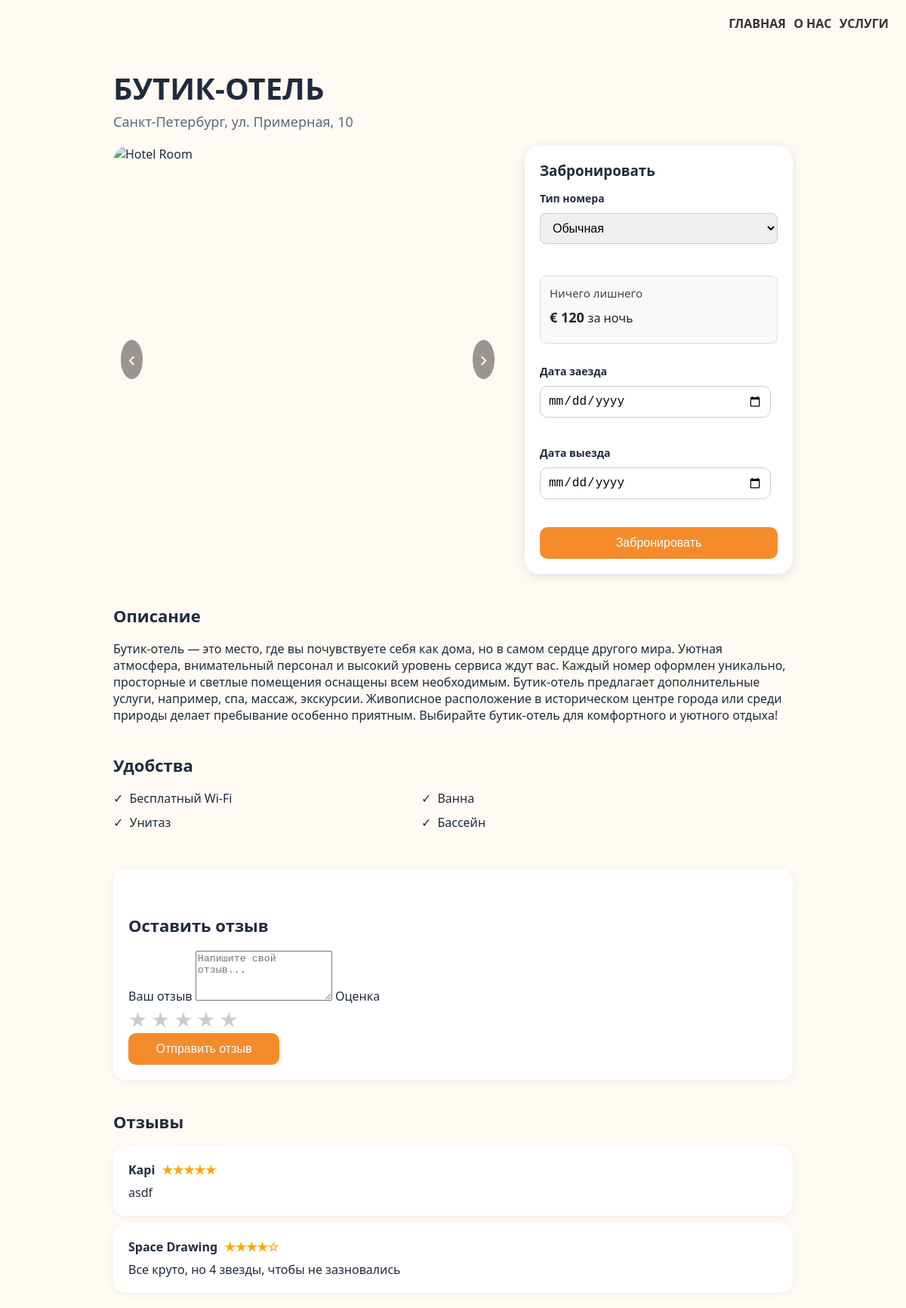
The page /hotel_menu/1 on the database its author committed.
### data/hotel.py (models this page shows)
class Hotel(SqlAlchemyBase):
    __tablename__ = 'hotel'
    id = sqlalchemy.Column(sqlalchemy.Integer, primary_key=True, autoincrement=True)
    image = sqlalchemy.Column(sqlalchemy.String)
    alternative = sqlalchemy.Column(sqlalchemy.String)
    title = sqlalchemy.Column(sqlalchemy.String)
    city = sqlalchemy.Column(sqlalchemy.String)
    price = sqlalchemy.Column(sqlalchemy.String)
    rating = sqlalchemy.Column(sqlalchemy.String)
    description = sqlalchemy.Column(sqlalchemy.String)
    conveniences = sqlalchemy.Column(sqlalchemy.String)
    reviews = orm.relationship("Review", back_populates="hotel")
    rooms = orm.relationship("Room", back_populates="hotel")

### data/room.py (models this page shows)
class Room(SqlAlchemyBase):
    __tablename__ = 'rooms'
    id = sqlalchemy.Column(sqlalchemy.Integer, primary_key=True, autoincrement=True)
    hotel_id = sqlalchemy.Column(sqlalchemy.Integer, sqlalchemy.ForeignKey('hotel.id'))
    hotel = orm.relationship('Hotel', back_populates='rooms')
    name = sqlalchemy.Column(sqlalchemy.String, nullable=False)
    description = sqlalchemy.Column(sqlalchemy.String)
    price = sqlalchemy.Column(sqlalchemy.Integer, nullable=False)
    capacity = sqlalchemy.Column(sqlalchemy.Integer, nullable=False)

### data/review.py (models this page shows)
class Review(SqlAlchemyBase):
    __tablename__ = 'review'
    id = sqlalchemy.Column(sqlalchemy.Integer, primary_key=True, autoincrement=True)
    text = sqlalchemy.Column(sqlalchemy.String, nullable=True, default='')
    rating = sqlalchemy.Column(sqlalchemy.Integer, nullable=True, default=0)
    username = sqlalchemy.Column(sqlalchemy.String, nullable=False)
    user_id = sqlalchemy.Column(sqlalchemy.Integer, sqlalchemy.ForeignKey("user.id"))
    user = orm.relationship("User", back_populates='reviews')
    hotel_id = sqlalchemy.Column(sqlalchemy.Integer, sqlalchemy.ForeignKey("hotel.id"))
    hotel = orm.relationship("Hotel", back_populates='reviews')

### main.py (the view, shortened to what this page needs)
@app.route("/hotel_menu/<index_hotel>", methods=["GET", "POST"])
def hotel_menu(index_hotel):
    db_sess = db_session.create_session()
    room_types = [i.__dict__ for i in db_sess.query(Room).filter(Room.hotel_id == index_hotel).all()]
    files = os.listdir(path=f"static/images_{index_hotel}")
    images = [
        url_for("static", filename=f"images_{index_hotel}/room{i}.jpg")
        for i in range(1, len(files) + 1)
    ]
    hotel_card = db_sess.query(Hotel).filter(Hotel.id == index_hotel).first().__dict__
    conveniences = hotel_card["conveniences"].split(';')
    reviews = [i.__dict__ for i in db_sess.query(Review).filter(Review.hotel_id == index_hotel).all()]
    return render_template("hotel_menu.html", images=images, hotel_card=hotel_card,
                           conveniences=conveniences, reviews=reviews, room_types=room_types)

### data/db_session.py (called while the page is built)
def create_session() -> Session:
    global __factory
    return __factory()

### templates/hotel_menu.html (shortened to what this page needs)
<!DOCTYPE html>
<html lang="ru">
  <head>
    <link rel="stylesheet" href="../static/styles/hotel_menu.css" />
  </head>
  <body>
    <header>
      <nav class="navbar">
        <div class="nav-links">
          <a href="/">ГЛАВНАЯ</a>
          <a href="#">О НАС</a>
          <a href="#">УСЛУГИ</a>
        </div>
      </nav>
    </header>
    <div class="container">
      <h1>{{ hotel_card["title"] }}</h1>
      <div class="subheading">{{ hotel_card["city"] }}, ул. Примерная, 10</div>
      <div class="top-section">
        <div class="hotel-img">
          <button class="carousel-btn prev" onclick="prevImage()">‹</button>
          <img id="carousel-image" src="{{ images[0] }}" alt="Hotel Room" />
          <button class="carousel-btn next" onclick="nextImage()">›</button>
        </div>
        <div class="booking-panel">
          <h3>Забронировать</h3>
          <form class="review-form" method="POST">
            <div class="input-group">
              <label for="room-select">Тип номера</label>
              <select id="room-select" name="room">
                {% for room in room_types %}
                <option value="{{ room.id }}" data-price="{{ room.price }}" data-description="{{ room.description }}">
                  {{ room.name }}
                </option>
                {% endfor %}
              </select>
            </div>
            <div class="room-details" id="room-details">
              <p id="room-description">{{ room_types[0].description }}</p>
              <div class="price">
                € <span id="room-price">{{ room_types[0].price }}</span>
                <span style="font-weight: normal; font-size: 16px">за ночь</span>
              </div>
            </div>
            <div class="input-group">
              <label for="checkin">Дата заезда</label>
              <input type="date" id="checkin" name="checkin" />
            </div>
            <div class="input-group">
              <label for="checkout">Дата выезда</label>
              <input type="date" id="checkout" name="checkout" />
            </div>
            <button class="book-btn">Забронировать</button>
        </div>
      </div>
      <div class="description">
        <h2>Описание</h2>
        <p>{{ hotel_card["description"] }}</p>
      </div>
      <div class="amenities">
        <h2>Удобства</h2>
        <ul>
          {% for convenience in conveniences %}
          <li>{{ convenience }}</li>
          {% endfor %}
        </ul>
      </div>
      <div class="reviews">
        <div class="leave-review">
          <h2>Оставить отзыв</h2>
          <form class="review-form" method="POST">
            <label for="review-text">Ваш отзыв</label>
            <textarea
              id="review-text"
              name="text"
              rows="4"
              placeholder="Напишите свой отзыв..."
            ></textarea>
            <label>Оценка</label>
            <div class="star-rating">
              <input type="radio" name="rating" id="star5" value="5" /><label
                for="star5"
                >★</label
              >
              <input type="radio" name="rating" id="star4" value="4" /><label
                for="star4"
                >★</label
              >
              <input type="radio" name="rating" id="star3" value="3" /><label
                for="star3"
                >★</label
              >
              <input type="radio" name="rating" id="star2" value="2" /><label
                for="star2"
                >★</label
              >
              <input type="radio" name="rating" id="star1" value="1" /><label
                for="star1"
                >★</label
              >
            </div>
            <button type="submit" class="submit-review">Отправить отзыв</button>
          </form>
        </div>
        <div class="review">
          <h2>Отзывы</h2>
          {% for review in reviews %}
          <div class="review-box">
            <strong
              >{{ review["username"] }}<span class="stars">
                {{ '★' * review["rating"] }}{{ '☆' * (5 - review["rating"]) }}
              </span></strong
            >
            {{ review["text"] }}
          </div>
          {% endfor %}
        </div>
      </div>
    </div>
  </body>
</html>

### static/styles/hotel_menu.css (style rules this page uses)
body { font-family: "Segoe UI", sans-serif; background-color: #fffaf3; color: #1f2b3d; margin: 0; padding: 20px; }
.container { max-width: 900px; margin: 0 auto; }
h1 { font-size: 40px; font-weight: 700; text-transform: uppercase; margin-bottom: 5px; }
h2 { font-size: 22px; margin-top: 40px; }
li { margin-bottom: 10px; }
.navbar { display: flex; justify-content: flex-end; gap: 20px; padding-bottom: 20px; font-weight: 600; }
.nav-links a { color: #333; text-decoration: none; font-weight: bold; margin: 3px; transition: color 0.3s ease; }
.subheading { font-size: 18px; color: #5a6b7d; margin-bottom: 20px; }
.top-section { display: flex; gap: 30px; flex-wrap: wrap; }
.hotel-img { flex: 1 1 50%; position: relative; border-radius: 20px; overflow: hidden; min-height: 350px; display: flex; align-items: center; justify-content: center; }
.hotel-img img { width: 100%; height: 100%; object-fit: cover; border-radius: 10px; }
.booking-panel { flex: 1 1 50%; display: flex; flex-direction: column; justify-content: center; }
.booking-panel select { width: 100%; padding: 10px 12px; font-size: 16px; border: 1px solid #ccc; border-radius: 8px; margin-bottom: 15px; box-sizing: border-box; }
.room-details { background-color: #f9f9f9; padding: 12px; border-radius: 8px; margin-bottom: 15px; border: 1px solid #ddd; }
.room-details p { margin: 0 0 10px 0; font-size: 15px; color: #444; }
.room-details .price { font-size: 18px; font-weight: bold; color: #222; }
.booking-panel .input-group label { display: block; margin-bottom: 6px; font-weight: bold; font-size: 14px; }
.booking-panel .input-group { margin-bottom: 15px; }
.carousel-btn { position: absolute; top: 50%; transform: translateY(-50%); background-color: rgba(0, 0, 0, 0.4); color: white; border: none; font-size: 28px; padding: 10px; cursor: pointer; border-radius: 50%; z-index: 10; }
.carousel-btn.prev { left: 10px; }
.carousel-btn.next { right: 10px; }
.booking-panel { flex: 1 1 250px; background-color: white; border-radius: 20px; padding: 20px; box-shadow: 0 4px 16px rgba(0, 0, 0, 0.1); animation: fadeIn 0.6s ease-in-out; }
.booking-panel h3 { margin: 0 0 15px; }
.booking-panel input { display: block; width: 90%; margin-bottom: 10px; padding: 10px; font-size: 16px; border-radius: 10px; border: 1px solid #ccc; transition: border-color 0.4s ease; }
.input-group { display: flex; flex-direction: column; gap: 4px; }
.price { font-size: 22px; font-weight: bold; margin: 10px 0; }
.book-btn { background-color: #f68b2c; color: white; padding: 12px; width: 100%; border: none; border-radius: 10px; font-size: 16px; cursor: pointer; transition: background-color 0.4s ease; }
.description, .amenities, .reviews { margin-top: 30px; }
.amenities ul { list-style: none; padding-left: 0; columns: 2; max-width: 800px; }
.amenities li::before { content: "\2713"; color: #1f2b3d; padding-right: 8px; }
.leave-review { margin-top: 40px; background: #ffffff; padding: 20px; border-radius: 16px; box-shadow: 0 2px 12px rgba(0, 0, 0, 0.05); animation: fadeIn 0.6s ease-in-out; }
.review-form { display: flex; flex-direction: column; gap: 12px; }
.star-rating { display: flex; flex-direction: row-reverse; justify-content: start; gap: 5px; }
.star-rating label { font-size: 28px; color: #ccc; cursor: pointer; transition: color 0.3s; }
.submit-review { background-color: #f68b2c; color: white; padding: 12px; border: none; border-radius: 10px; font-size: 16px; cursor: pointer; width: 200px; transition: background-color 0.3s; }
.review-box { background-color: white; border-radius: 16px; padding: 20px; margin-top: 10px; box-shadow: 0 2px 10px rgba(0, 0, 0, 0.05); animation: slideUp 0.6s ease-in-out; }
.review-box strong { display: block; margin-bottom: 8px; }
.stars { color: orange; margin-left: 5px; }

### rows shown on the page
Hotel: title "БУТИК-ОТЕЛЬ", city "Санкт-Петербург", description "Бутик-отель — это место, где вы почувствуете себя как дома, но в самом сердце другого мира. Уютная атмосфера, внимательный персонал и высокий уровень сервиса ждут вас. Каждый номер оформлен уникально, просторные и светлые помещения оснащены всем необходимым. Бутик-отель предлагает дополнительные услуги, например, спа, массаж, экскурсии. Живописное расположение в историческом центре города или среди природы делает пребывание особенно приятным. Выбирайте бутик-отель для комфортного и уютного отдыха!"
Room: description "Ничего лишнего"
Review: username "Kapi", rating "★★★★★", text "asdf"
Review: username "Space Drawing", rating "★★★★", rating "☆", text "Все круто, но 4 звезды, чтобы не зазновались"

### other values the page prints
{{ room_types[0].price }} "120"
{{ convenience }} "Бесплатный Wi-Fi" "Унитаз" "Ванна" "Бассейн"
form field room "Обычная"
